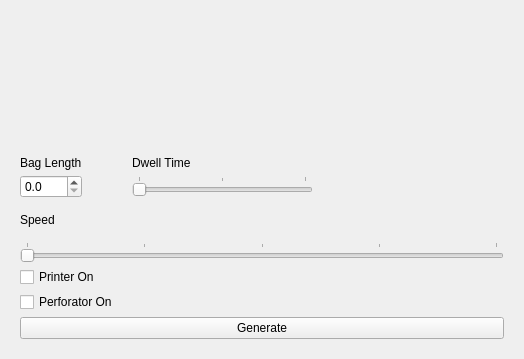
<?xml version="1.0" encoding="UTF-8"?>
<ui version="4.0">
 <class>RecipeBuilder</class>
 <widget class="QMainWindow" name="RecipeBuilder">
  <property name="geometry">
   <rect>
    <x>0</x>
    <y>0</y>
    <width>524</width>
    <height>359</height>
   </rect>
  </property>
  <property name="sizePolicy">
   <sizepolicy hsizetype="Fixed" vsizetype="Fixed">
    <horstretch>0</horstretch>
    <verstretch>0</verstretch>
   </sizepolicy>
  </property>
  <property name="minimumSize">
   <size>
    <width>524</width>
    <height>359</height>
   </size>
  </property>
  <property name="maximumSize">
   <size>
    <width>524</width>
    <height>359</height>
   </size>
  </property>
  <property name="windowTitle">
   <string>ArtyPac Recipe Builder</string>
  </property>
  <widget class="QWidget" name="centralwidget">
   <property name="sizePolicy">
    <sizepolicy hsizetype="Fixed" vsizetype="Fixed">
     <horstretch>0</horstretch>
     <verstretch>0</verstretch>
    </sizepolicy>
   </property>
   <layout class="QVBoxLayout" name="verticalLayout">
    <property name="spacing">
     <number>5</number>
    </property>
    <property name="leftMargin">
     <number>20</number>
    </property>
    <property name="topMargin">
     <number>0</number>
    </property>
    <property name="rightMargin">
     <number>20</number>
    </property>
    <property name="bottomMargin">
     <number>20</number>
    </property>
    <item>
     <layout class="QHBoxLayout" name="horizontalLayout">
      <item>
       <widget class="QLabel" name="label_logo">
        <property name="sizePolicy">
         <sizepolicy hsizetype="Fixed" vsizetype="Fixed">
          <horstretch>0</horstretch>
          <verstretch>0</verstretch>
         </sizepolicy>
        </property>
        <property name="minimumSize">
         <size>
          <width>480</width>
          <height>131</height>
         </size>
        </property>
        <property name="maximumSize">
         <size>
          <width>480</width>
          <height>131</height>
         </size>
        </property>
        <property name="styleSheet">
         <string notr="true">background-image: url(:/assets/Artypac-rgb-scale.jpg);</string>
        </property>
        <property name="text">
         <string>&lt;html&gt;&lt;head/&gt;&lt;body&gt;&lt;p&gt;&lt;br/&gt;&lt;/p&gt;&lt;/body&gt;&lt;/html&gt;</string>
        </property>
       </widget>
      </item>
     </layout>
    </item>
    <item>
     <layout class="QGridLayout" name="gridLayout_2">
      <item row="1" column="3">
       <spacer name="horizontalSpacer">
        <property name="orientation">
         <enum>Qt::Horizontal</enum>
        </property>
        <property name="sizeHint" stdset="0">
         <size>
          <width>40</width>
          <height>20</height>
         </size>
        </property>
       </spacer>
      </item>
      <item row="0" column="2" alignment="Qt::AlignBottom">
       <widget class="QLabel" name="label_2">
        <property name="text">
         <string>Dwell Time</string>
        </property>
       </widget>
      </item>
      <item row="1" column="2">
       <widget class="QSlider" name="slider_dwell_time">
        <property name="autoFillBackground">
         <bool>true</bool>
        </property>
        <property name="minimum">
         <number>1</number>
        </property>
        <property name="maximum">
         <number>3</number>
        </property>
        <property name="singleStep">
         <number>1</number>
        </property>
        <property name="pageStep">
         <number>1</number>
        </property>
        <property name="sliderPosition">
         <number>1</number>
        </property>
        <property name="tracking">
         <bool>true</bool>
        </property>
        <property name="orientation">
         <enum>Qt::Horizontal</enum>
        </property>
        <property name="invertedControls">
         <bool>false</bool>
        </property>
        <property name="tickPosition">
         <enum>QSlider::TicksAbove</enum>
        </property>
        <property name="tickInterval">
         <number>1</number>
        </property>
       </widget>
      </item>
      <item row="3" column="0" colspan="5">
       <widget class="QSlider" name="slider_speed">
        <property name="minimum">
         <number>1</number>
        </property>
        <property name="maximum">
         <number>5</number>
        </property>
        <property name="pageStep">
         <number>1</number>
        </property>
        <property name="orientation">
         <enum>Qt::Horizontal</enum>
        </property>
        <property name="tickPosition">
         <enum>QSlider::TicksAbove</enum>
        </property>
        <property name="tickInterval">
         <number>1</number>
        </property>
       </widget>
      </item>
      <item row="2" column="0">
       <widget class="QLabel" name="label_3">
        <property name="text">
         <string>Speed</string>
        </property>
       </widget>
      </item>
      <item row="0" column="0" alignment="Qt::AlignBottom">
       <widget class="QLabel" name="label">
        <property name="text">
         <string>Bag Length</string>
        </property>
       </widget>
      </item>
      <item row="1" column="0">
       <widget class="QDoubleSpinBox" name="input_bag_length">
        <property name="decimals">
         <number>1</number>
        </property>
        <property name="maximum">
         <double>500.000000000000000</double>
        </property>
       </widget>
      </item>
      <item row="1" column="1">
       <spacer name="horizontalSpacer_2">
        <property name="orientation">
         <enum>Qt::Horizontal</enum>
        </property>
        <property name="sizeType">
         <enum>QSizePolicy::Fixed</enum>
        </property>
        <property name="sizeHint" stdset="0">
         <size>
          <width>40</width>
          <height>20</height>
         </size>
        </property>
       </spacer>
      </item>
     </layout>
    </item>
    <item>
     <widget class="QCheckBox" name="cb_printer">
      <property name="text">
       <string>Printer On</string>
      </property>
     </widget>
    </item>
    <item>
     <widget class="QCheckBox" name="cb_perforator">
      <property name="text">
       <string>Perforator On</string>
      </property>
     </widget>
    </item>
    <item>
     <widget class="QPushButton" name="btn_generate">
      <property name="text">
       <string>Generate</string>
      </property>
     </widget>
    </item>
   </layout>
  </widget>
 </widget>
 <resources>
  <include location="assets/resources.qrc"/>
 </resources>
 <connections/>
</ui>
